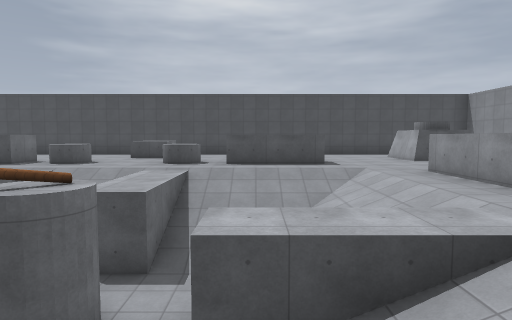
[1] (above)

24 first-person views from a walk through a Godot game level. The camera is 1.5 m above the floor, tilts 4° down and sees 75° across. The floor is counted in squares, 2 m on a side. Each view is taken from the middle of a square. On the plan, view 1 faces up. The plan holds only what a view shows up to about 11 squares ahead; the rest is blank. Surface patterns are stand-ins for the level's own textures.

[2]
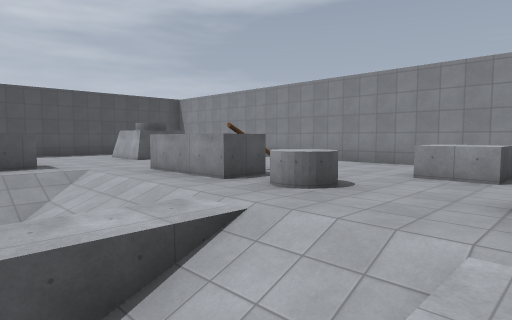

[3]
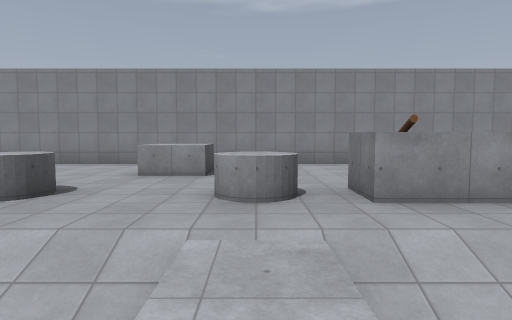

[4]
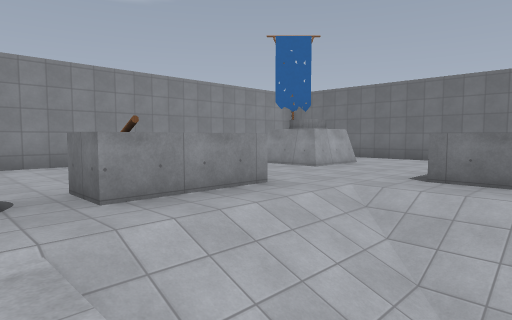

[5]
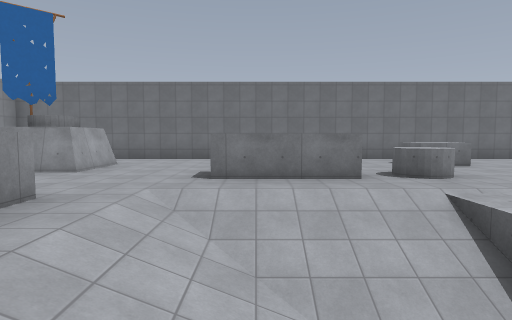

[6]
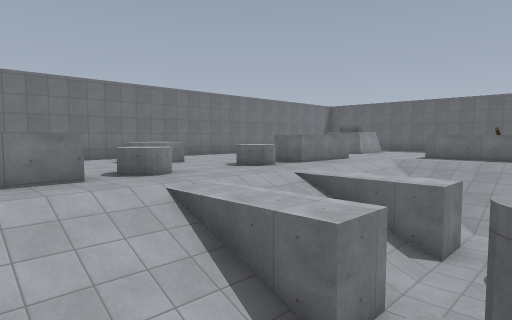

[7]
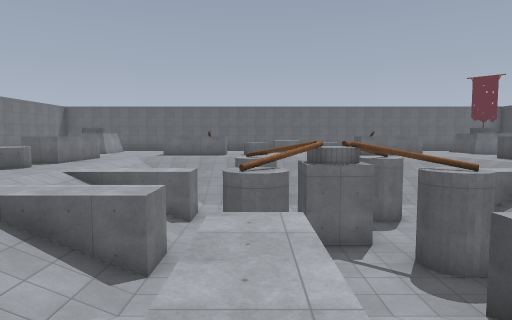

[8]
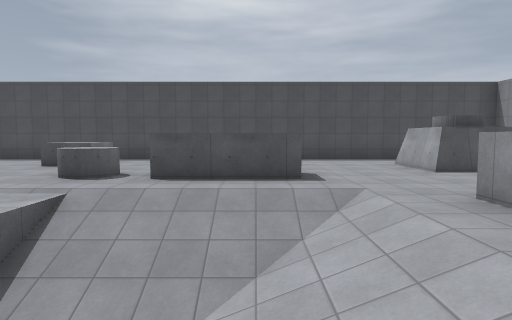

[9]
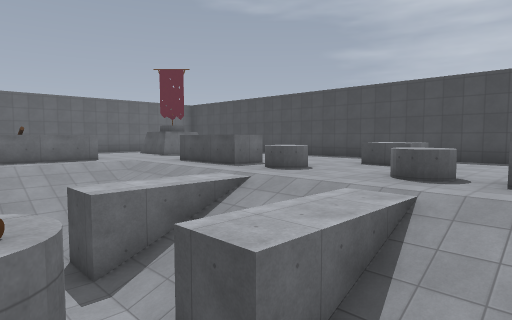

[10]
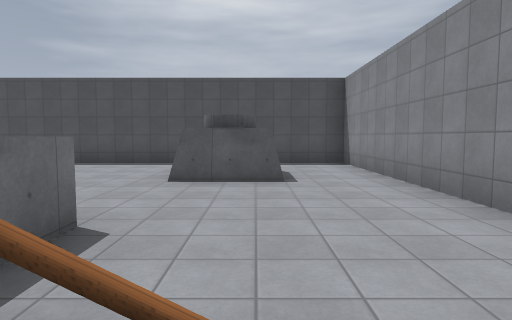

[11]
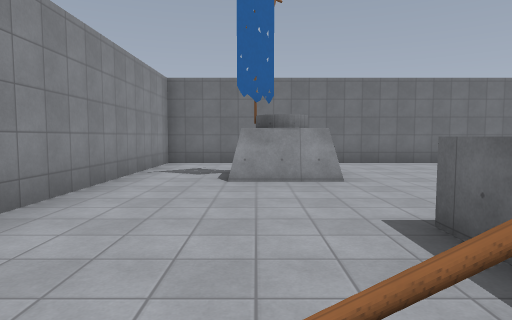

[12]
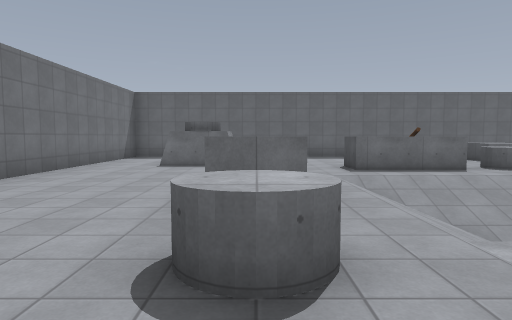

[13]
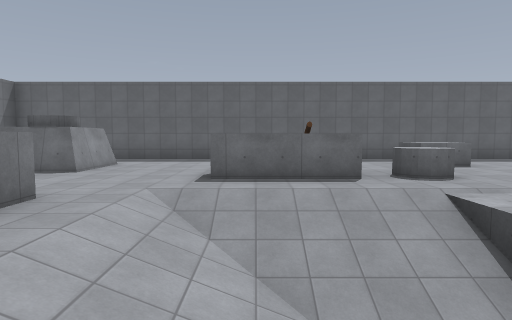

[14]
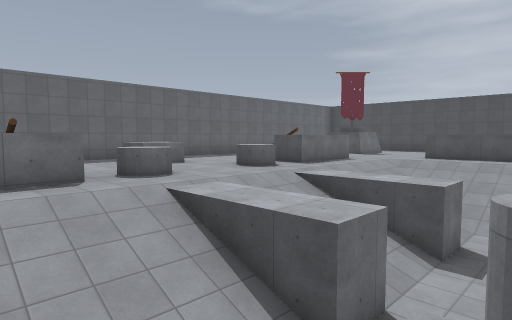

[15]
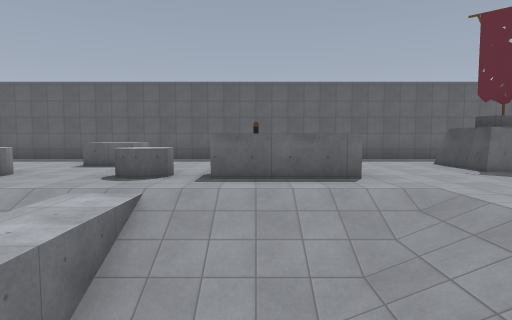

[16]
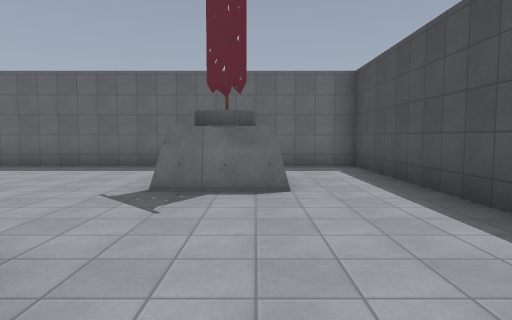

[17]
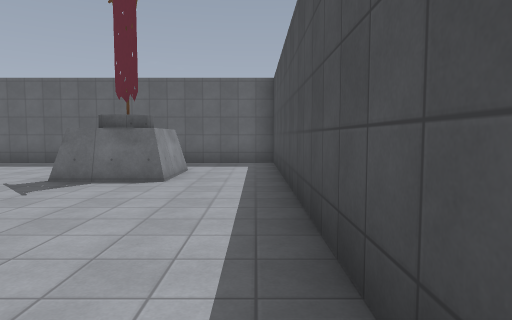

[18]
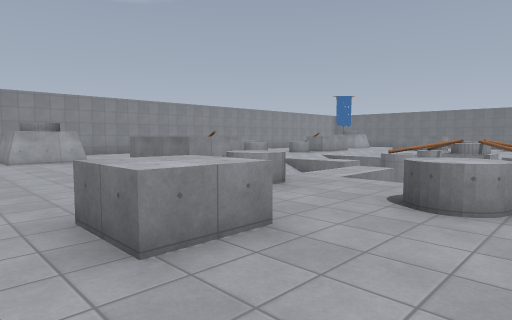

[19]
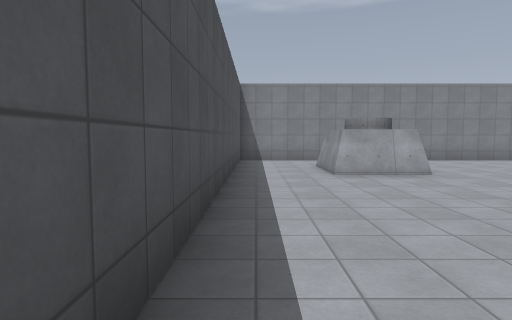

[20]
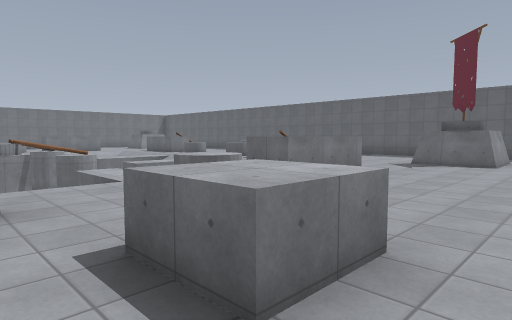

[21]
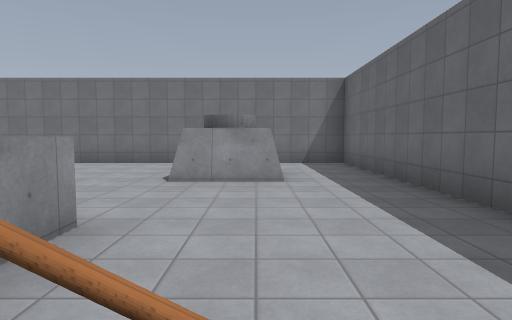

[22]
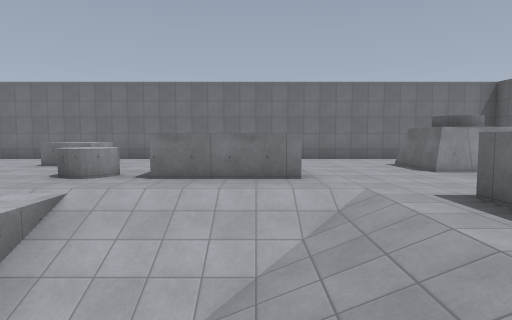

[23]
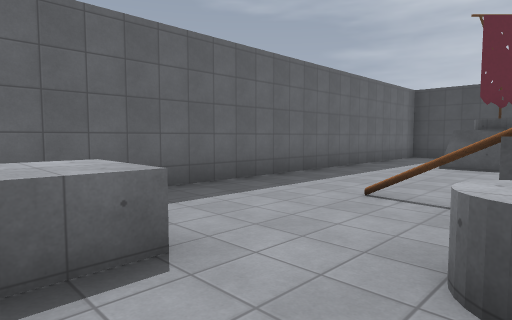

[24]
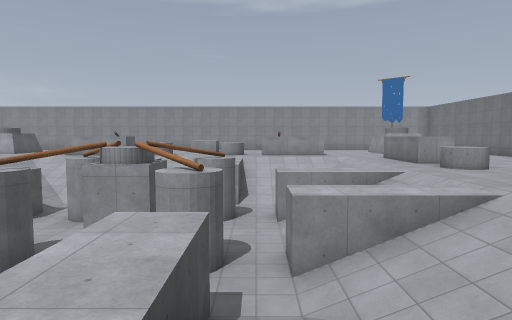

### Floor plan
Key: @ floor where view 1 was taken; # wall or solid block; . main floor; - floor 2.25 m lower than the main floor; / step, stairs or slope; ^ raised ledge.
Columns run from 16 left of view 1 to 9 right of it. Each row starts with its distance up from view 1.
 14 ##########################
 13 #........................#
 12 #...........^^...........#
 11 #..##.......^^.......##..#
 10 #..##................##..#
  9 #.......^^.^..^.^^.......#
  8 #........................#
  7 #......////.//.////......#
  6 #....^.////./ .////.^....#
  5 #...#^.////.//.////.^#/..#
  4 #......///------  /......#
  3 #....^....-#--#-....^....#
  2 #.^^...///- ##--///...^^ #
  1 #.^^...///- ##--///...^^ #
  0 #....^....-#--#-@...^    #
 -1 #......///------///......#
 -2 #...#^.////.//.////.^#/..#
 -3 #....^.////.//.////.^....#
 -4 #......////.//.////......#
 -5 #........................#
 -6 #.......^^.^..^.^^.......#
 -7 #..##...........  ...##..#
 -8 #.. #.......^^... ...# ..#
 -9 #...........^^........ ..#
-10 #..................... ..#
-11 ##########################

Where each view was taken, in squares from view 1:
view 1: 0 up, 0 right, facing up
view 2: 0 up, 0 right, facing up-right
view 3: 0 up, 0 right, facing right
view 4: 0 up, 0 right, facing down-right
view 5: 0 up, 1 right, facing down
view 6: 0 up, 1 right, facing down-left
view 7: 0 up, 3 right, facing left
view 8: 3 up, 1 right, facing up
view 9: 3 up, 0 right, facing up-left
view 10: 4 up, 6 right, facing up
view 11: 1 down, 6 right, facing down
view 12: 6 down, 3 left, facing left
view 13: 3 down, 5 left, facing left
view 14: 3 down, 5 left, facing up-left
view 15: 5 up, 5 left, facing left
view 16: 11 up, 7 left, facing left
view 17: 13 up, 6 left, facing left
view 18: 13 up, 6 left, facing down-right
view 19: 13 up, 2 left, facing right
view 20: 13 up, 2 left, facing down-left
view 21: 1 down, 13 left, facing down
view 22: 0 up, 8 left, facing down
view 23: 1 up, 11 left, facing up-left
view 24: 1 down, 10 left, facing right
